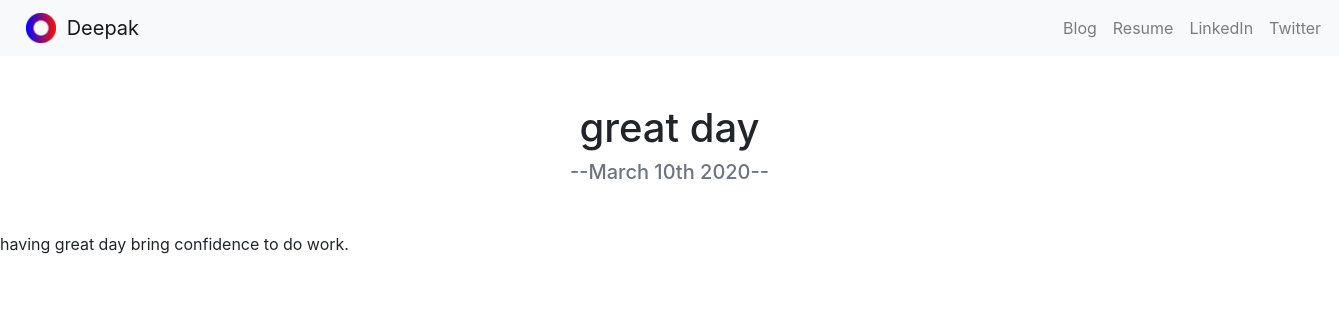
The page /blog/1 on the database its author committed.
### blog/models.py (models this page shows, shortened)
class Blog(models.Model):
	title= models.CharField(max_length=100)
	description= models.TextField()
	date=models.DateField()

### blog/views.py (the view)
# urls.py: path('<int:blog_id>',views.detail,name='det'),
def detail(request,blog_id):
	blog=get_object_or_404(Blog, pk=blog_id)
	return render(request,'blog/detail.html',{'blog':blog})

### blog/templates/blog/detail.html
{%extends 'portfolio/base.html' %}
	{% block content %}
	<h1 class="text-center mt-5" id="blogdetailtitle">{{blog.title}}</h1>
	<h5 class="text-center text-muted mb-5">--{{blog.date|date:'F jS Y'}}--</h5>
	<p>{{blog.description|safe}}</p>
	{% endblock %}

### rows shown on the page
Blog: title "great day", date "March 10th 2020", description "having great day bring confidence to do work."
